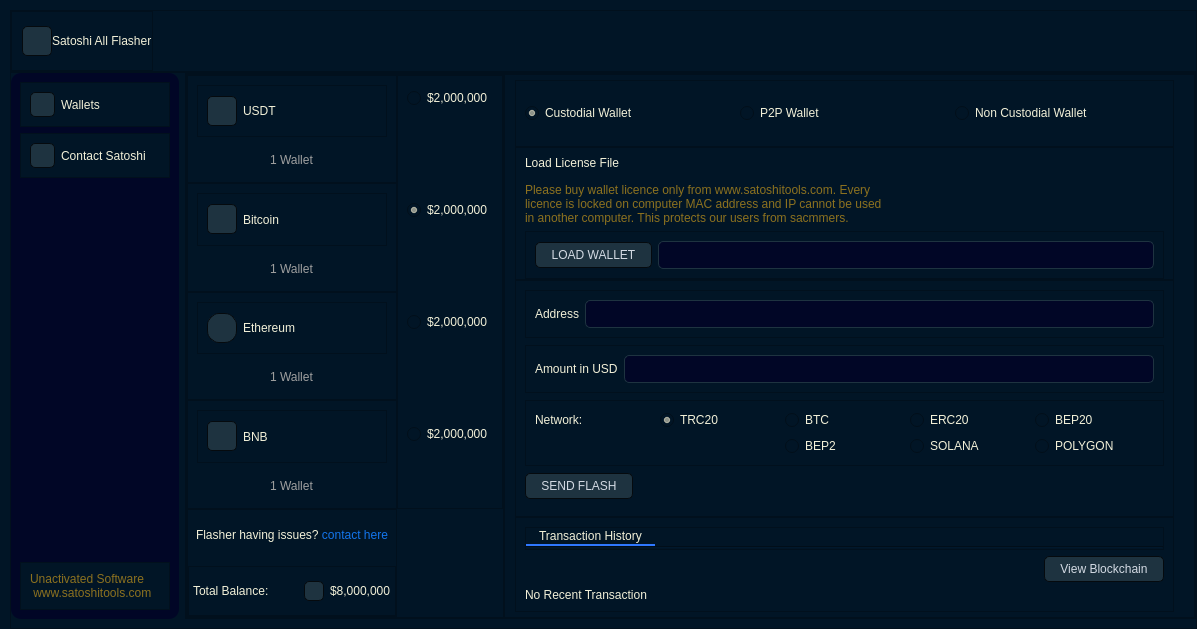
<?xml version="1.0" encoding="UTF-8"?>
<ui version="4.0">
 <class>MainWindow</class>
 <widget class="QMainWindow" name="MainWindow">
  <property name="geometry">
   <rect>
    <x>0</x>
    <y>0</y>
    <width>1197</width>
    <height>629</height>
   </rect>
  </property>
  <property name="windowTitle">
   <string>Satoshi All Flasher</string>
  </property>
  <property name="windowIcon">
   <iconset resource="resources.qrc">
    <normaloff>:/img/img/icons8-bitcoin-500.png</normaloff>:/img/img/icons8-bitcoin-500.png</iconset>
  </property>
  <widget class="QWidget" name="stylesheet">
   <property name="styleSheet">
    <string notr="true">* {
background: #011526; color: #F2F0D8; 
font: 9pt &quot;Arial Rounded MT Bold&quot;;
}


#sideBarFrame {
background: #010626;
border-radius: 10px;
}

QPushButton{
	border-style: solid;
	border-color: #050a0e;
	border-width: 1px;
	border-radius: 5px;
	color: #d3dae3;
	padding: 5px 15px;
	background-color: #100E19;
background: #1E3340
}
QPushButton::hover{
	border-style: solid;
	border-color: #050a0e;
	border-width: 1px;
	border-radius: 5px;
	color: #FFFFFF;
	padding: 2px;
	background-color: #151a1e;
}

QLineEdit {
	padding: 5px 10px;
	border-radius: 5px;
	border: 1px solid #1E3340;
	background-color: #010626
}</string>
   </property>
   <layout class="QVBoxLayout" name="verticalLayout" stretch="1,9">
    <property name="spacing">
     <number>0</number>
    </property>
    <property name="leftMargin">
     <number>10</number>
    </property>
    <property name="topMargin">
     <number>10</number>
    </property>
    <property name="rightMargin">
     <number>0</number>
    </property>
    <property name="bottomMargin">
     <number>0</number>
    </property>
    <item>
     <widget class="QFrame" name="topFrame">
      <property name="styleSheet">
       <string notr="true"/>
      </property>
      <property name="frameShape">
       <enum>QFrame::StyledPanel</enum>
      </property>
      <property name="frameShadow">
       <enum>QFrame::Raised</enum>
      </property>
      <layout class="QHBoxLayout" name="horizontalLayout_15">
       <property name="leftMargin">
        <number>0</number>
       </property>
       <property name="topMargin">
        <number>0</number>
       </property>
       <property name="rightMargin">
        <number>0</number>
       </property>
       <property name="bottomMargin">
        <number>0</number>
       </property>
       <item alignment="Qt::AlignLeft">
        <widget class="QFrame" name="frame_9">
         <property name="styleSheet">
          <string notr="true"/>
         </property>
         <property name="frameShape">
          <enum>QFrame::StyledPanel</enum>
         </property>
         <property name="frameShadow">
          <enum>QFrame::Raised</enum>
         </property>
         <layout class="QHBoxLayout" name="horizontalLayout_16">
          <property name="spacing">
           <number>0</number>
          </property>
          <property name="leftMargin">
           <number>10</number>
          </property>
          <property name="topMargin">
           <number>0</number>
          </property>
          <property name="rightMargin">
           <number>0</number>
          </property>
          <property name="bottomMargin">
           <number>0</number>
          </property>
          <item>
           <widget class="QPushButton" name="pushButton_7">
            <property name="minimumSize">
             <size>
              <width>0</width>
              <height>30</height>
             </size>
            </property>
            <property name="maximumSize">
             <size>
              <width>30</width>
              <height>30</height>
             </size>
            </property>
            <property name="styleSheet">
             <string notr="true">border-image: url(':/img/img/logo.jpeg')</string>
            </property>
            <property name="text">
             <string/>
            </property>
           </widget>
          </item>
          <item alignment="Qt::AlignLeft">
           <widget class="QLabel" name="label_4">
            <property name="styleSheet">
             <string notr="true"/>
            </property>
            <property name="text">
             <string>Satoshi All Flasher</string>
            </property>
           </widget>
          </item>
         </layout>
        </widget>
       </item>
      </layout>
     </widget>
    </item>
    <item>
     <widget class="QFrame" name="frame">
      <property name="styleSheet">
       <string notr="true"/>
      </property>
      <property name="frameShape">
       <enum>QFrame::StyledPanel</enum>
      </property>
      <property name="frameShadow">
       <enum>QFrame::Raised</enum>
      </property>
      <layout class="QHBoxLayout" name="horizontalLayout" stretch="1,6">
       <property name="leftMargin">
        <number>0</number>
       </property>
       <property name="topMargin">
        <number>0</number>
       </property>
       <property name="rightMargin">
        <number>0</number>
       </property>
       <item>
        <widget class="QFrame" name="sideBarFrame">
         <property name="styleSheet">
          <string notr="true"/>
         </property>
         <property name="frameShape">
          <enum>QFrame::StyledPanel</enum>
         </property>
         <property name="frameShadow">
          <enum>QFrame::Raised</enum>
         </property>
         <layout class="QVBoxLayout" name="verticalLayout_2">
          <item>
           <widget class="QFrame" name="frame_4">
            <property name="frameShape">
             <enum>QFrame::StyledPanel</enum>
            </property>
            <property name="frameShadow">
             <enum>QFrame::Raised</enum>
            </property>
            <layout class="QHBoxLayout" name="horizontalLayout_2">
             <item>
              <widget class="QPushButton" name="pushButton">
               <property name="minimumSize">
                <size>
                 <width>0</width>
                 <height>25</height>
                </size>
               </property>
               <property name="maximumSize">
                <size>
                 <width>25</width>
                 <height>25</height>
                </size>
               </property>
               <property name="styleSheet">
                <string notr="true">border-image: url(':/img/img/icons8-wallet-96.png')</string>
               </property>
               <property name="text">
                <string/>
               </property>
              </widget>
             </item>
             <item>
              <widget class="QLabel" name="label">
               <property name="text">
                <string>Wallets</string>
               </property>
              </widget>
             </item>
            </layout>
           </widget>
          </item>
          <item>
           <widget class="QFrame" name="frame_5">
            <property name="frameShape">
             <enum>QFrame::StyledPanel</enum>
            </property>
            <property name="frameShadow">
             <enum>QFrame::Raised</enum>
            </property>
            <layout class="QHBoxLayout" name="horizontalLayout_3">
             <item>
              <widget class="QPushButton" name="pushButton_2">
               <property name="minimumSize">
                <size>
                 <width>0</width>
                 <height>25</height>
                </size>
               </property>
               <property name="maximumSize">
                <size>
                 <width>25</width>
                 <height>25</height>
                </size>
               </property>
               <property name="styleSheet">
                <string notr="true">border-image: url(':/img/img/icons8-doc-96.png')</string>
               </property>
               <property name="text">
                <string/>
               </property>
              </widget>
             </item>
             <item>
              <widget class="QLabel" name="label_2">
               <property name="text">
                <string>Contact Satoshi</string>
               </property>
              </widget>
             </item>
            </layout>
           </widget>
          </item>
          <item>
           <spacer name="verticalSpacer">
            <property name="orientation">
             <enum>Qt::Vertical</enum>
            </property>
            <property name="sizeHint" stdset="0">
             <size>
              <width>20</width>
              <height>40</height>
             </size>
            </property>
           </spacer>
          </item>
          <item>
           <widget class="QFrame" name="frame_6">
            <property name="frameShape">
             <enum>QFrame::StyledPanel</enum>
            </property>
            <property name="frameShadow">
             <enum>QFrame::Raised</enum>
            </property>
            <layout class="QHBoxLayout" name="horizontalLayout_4">
             <item>
              <widget class="QLabel" name="label_3">
               <property name="styleSheet">
                <string notr="true">color: #8C711F</string>
               </property>
               <property name="text">
                <string>Unactivated Software 
 www.satoshitools.com</string>
               </property>
              </widget>
             </item>
            </layout>
           </widget>
          </item>
         </layout>
        </widget>
       </item>
       <item>
        <widget class="QFrame" name="frame_3">
         <property name="frameShape">
          <enum>QFrame::StyledPanel</enum>
         </property>
         <property name="frameShadow">
          <enum>QFrame::Raised</enum>
         </property>
         <layout class="QHBoxLayout" name="horizontalLayout_5" stretch="1,4">
          <property name="spacing">
           <number>0</number>
          </property>
          <property name="leftMargin">
           <number>0</number>
          </property>
          <property name="topMargin">
           <number>0</number>
          </property>
          <property name="rightMargin">
           <number>0</number>
          </property>
          <property name="bottomMargin">
           <number>0</number>
          </property>
          <item>
           <widget class="QFrame" name="middleFrame">
            <property name="styleSheet">
             <string notr="true"/>
            </property>
            <property name="frameShape">
             <enum>QFrame::StyledPanel</enum>
            </property>
            <property name="frameShadow">
             <enum>QFrame::Raised</enum>
            </property>
            <layout class="QGridLayout" name="gridLayout_6" columnstretch="1,1" columnminimumwidth="1,1">
             <property name="leftMargin">
              <number>0</number>
             </property>
             <property name="topMargin">
              <number>0</number>
             </property>
             <property name="rightMargin">
              <number>0</number>
             </property>
             <property name="bottomMargin">
              <number>0</number>
             </property>
             <property name="spacing">
              <number>0</number>
             </property>
             <item row="1" column="0">
              <widget class="QFrame" name="middleFrame1">
               <property name="frameShape">
                <enum>QFrame::StyledPanel</enum>
               </property>
               <property name="frameShadow">
                <enum>QFrame::Raised</enum>
               </property>
               <layout class="QGridLayout" name="gridLayout">
                <property name="spacing">
                 <number>10</number>
                </property>
                <item row="0" column="0" rowspan="2" colspan="2">
                 <widget class="QFrame" name="frame_10">
                  <property name="frameShape">
                   <enum>QFrame::StyledPanel</enum>
                  </property>
                  <property name="frameShadow">
                   <enum>QFrame::Raised</enum>
                  </property>
                  <layout class="QHBoxLayout" name="horizontalLayout_6">
                   <item>
                    <widget class="QPushButton" name="pushButton_3">
                     <property name="minimumSize">
                      <size>
                       <width>0</width>
                       <height>30</height>
                      </size>
                     </property>
                     <property name="maximumSize">
                      <size>
                       <width>30</width>
                       <height>30</height>
                      </size>
                     </property>
                     <property name="styleSheet">
                      <string notr="true">border-image: url(':/img/img/USDT.ico')</string>
                     </property>
                     <property name="text">
                      <string/>
                     </property>
                    </widget>
                   </item>
                   <item>
                    <widget class="QLabel" name="label_5">
                     <property name="text">
                      <string>USDT</string>
                     </property>
                    </widget>
                   </item>
                  </layout>
                 </widget>
                </item>
                <item row="2" column="0" colspan="2" alignment="Qt::AlignHCenter">
                 <widget class="QLabel" name="label_6">
                  <property name="styleSheet">
                   <string notr="true">color: rgb(159, 159, 159);</string>
                  </property>
                  <property name="text">
                   <string>1 Wallet</string>
                  </property>
                 </widget>
                </item>
               </layout>
              </widget>
             </item>
             <item row="2" column="0">
              <widget class="QFrame" name="middleFrame2">
               <property name="frameShape">
                <enum>QFrame::StyledPanel</enum>
               </property>
               <property name="frameShadow">
                <enum>QFrame::Raised</enum>
               </property>
               <layout class="QGridLayout" name="gridLayout_2">
                <property name="spacing">
                 <number>10</number>
                </property>
                <item row="0" column="0" rowspan="2" colspan="2">
                 <widget class="QFrame" name="frame_12">
                  <property name="frameShape">
                   <enum>QFrame::StyledPanel</enum>
                  </property>
                  <property name="frameShadow">
                   <enum>QFrame::Raised</enum>
                  </property>
                  <layout class="QHBoxLayout" name="horizontalLayout_7">
                   <item>
                    <widget class="QPushButton" name="pushButton_4">
                     <property name="minimumSize">
                      <size>
                       <width>0</width>
                       <height>30</height>
                      </size>
                     </property>
                     <property name="maximumSize">
                      <size>
                       <width>30</width>
                       <height>30</height>
                      </size>
                     </property>
                     <property name="styleSheet">
                      <string notr="true">border-image: url(':/img/img/icons8-bitcoin.svg')</string>
                     </property>
                     <property name="text">
                      <string/>
                     </property>
                    </widget>
                   </item>
                   <item>
                    <widget class="QLabel" name="label_8">
                     <property name="text">
                      <string>Bitcoin</string>
                     </property>
                    </widget>
                   </item>
                  </layout>
                 </widget>
                </item>
                <item row="2" column="0" colspan="2" alignment="Qt::AlignHCenter">
                 <widget class="QLabel" name="label_7">
                  <property name="styleSheet">
                   <string notr="true">color: rgb(159, 159, 159);</string>
                  </property>
                  <property name="text">
                   <string>1 Wallet</string>
                  </property>
                 </widget>
                </item>
               </layout>
              </widget>
             </item>
             <item row="5" column="0">
              <widget class="QFrame" name="frame_25">
               <property name="frameShape">
                <enum>QFrame::StyledPanel</enum>
               </property>
               <property name="frameShadow">
                <enum>QFrame::Raised</enum>
               </property>
               <layout class="QVBoxLayout" name="verticalLayout_9">
                <property name="leftMargin">
                 <number>0</number>
                </property>
                <property name="topMargin">
                 <number>0</number>
                </property>
                <property name="rightMargin">
                 <number>0</number>
                </property>
                <property name="bottomMargin">
                 <number>0</number>
                </property>
                <item>
                 <widget class="QLabel" name="contactBtnLabel">
                  <property name="styleSheet">
                   <string notr="true">margin-left: 5px;
margin-right: 5px;</string>
                  </property>
                  <property name="text">
                   <string>&lt;html&gt;&lt;head/&gt;&lt;body&gt;&lt;p&gt;Flasher having issues? &lt;span style=&quot; color:#1375ec;&quot;&gt;contact here&lt;/span&gt;&lt;/p&gt;&lt;/body&gt;&lt;/html&gt;</string>
                  </property>
                  <property name="textFormat">
                   <enum>Qt::RichText</enum>
                  </property>
                 </widget>
                </item>
                <item>
                 <widget class="QFrame" name="frame_26">
                  <property name="styleSheet">
                   <string notr="true"/>
                  </property>
                  <property name="frameShape">
                   <enum>QFrame::StyledPanel</enum>
                  </property>
                  <property name="frameShadow">
                   <enum>QFrame::Raised</enum>
                  </property>
                  <layout class="QHBoxLayout" name="horizontalLayout_14">
                   <property name="leftMargin">
                    <number>4</number>
                   </property>
                   <property name="topMargin">
                    <number>0</number>
                   </property>
                   <property name="rightMargin">
                    <number>4</number>
                   </property>
                   <property name="bottomMargin">
                    <number>0</number>
                   </property>
                   <item>
                    <widget class="QLabel" name="label_21">
                     <property name="text">
                      <string>Total Balance:</string>
                     </property>
                    </widget>
                   </item>
                   <item>
                    <spacer name="horizontalSpacer">
                     <property name="orientation">
                      <enum>Qt::Horizontal</enum>
                     </property>
                     <property name="sizeHint" stdset="0">
                      <size>
                       <width>40</width>
                       <height>20</height>
                      </size>
                     </property>
                    </spacer>
                   </item>
                   <item>
                    <widget class="QPushButton" name="reloadBtn">
                     <property name="minimumSize">
                      <size>
                       <width>0</width>
                       <height>20</height>
                      </size>
                     </property>
                     <property name="maximumSize">
                      <size>
                       <width>20</width>
                       <height>20</height>
                      </size>
                     </property>
                     <property name="styleSheet">
                      <string notr="true">QPushButton {
border-image: url(':/img/img/icons8-reboot-50.png');
padding: 5px 10px;
}
</string>
                     </property>
                     <property name="text">
                      <string/>
                     </property>
                    </widget>
                   </item>
                   <item>
                    <widget class="QLabel" name="label_22">
                     <property name="text">
                      <string>$8,000,000</string>
                     </property>
                    </widget>
                   </item>
                  </layout>
                 </widget>
                </item>
               </layout>
              </widget>
             </item>
             <item row="3" column="0">
              <widget class="QFrame" name="middleFrame3">
               <property name="frameShape">
                <enum>QFrame::StyledPanel</enum>
               </property>
               <property name="frameShadow">
                <enum>QFrame::Raised</enum>
               </property>
               <layout class="QGridLayout" name="gridLayout_4">
                <property name="spacing">
                 <number>10</number>
                </property>
                <item row="0" column="0" rowspan="2" colspan="2">
                 <widget class="QFrame" name="frame_16">
                  <property name="frameShape">
                   <enum>QFrame::StyledPanel</enum>
                  </property>
                  <property name="frameShadow">
                   <enum>QFrame::Raised</enum>
                  </property>
                  <layout class="QHBoxLayout" name="horizontalLayout_9">
                   <item>
                    <widget class="QPushButton" name="pushButton_6">
                     <property name="minimumSize">
                      <size>
                       <width>0</width>
                       <height>30</height>
                      </size>
                     </property>
                     <property name="maximumSize">
                      <size>
                       <width>30</width>
                       <height>30</height>
                      </size>
                     </property>
                     <property name="styleSheet">
                      <string notr="true">border-image: url(':/img/img/icons8-ethereum.svg');
border-radius: 12px;</string>
                     </property>
                     <property name="text">
                      <string/>
                     </property>
                    </widget>
                   </item>
                   <item>
                    <widget class="QLabel" name="label_12">
                     <property name="text">
                      <string>Ethereum</string>
                     </property>
                    </widget>
                   </item>
                  </layout>
                 </widget>
                </item>
                <item row="2" column="0" colspan="2" alignment="Qt::AlignHCenter">
                 <widget class="QLabel" name="label_11">
                  <property name="styleSheet">
                   <string notr="true">color: rgb(159, 159, 159);</string>
                  </property>
                  <property name="text">
                   <string>1 Wallet</string>
                  </property>
                 </widget>
                </item>
               </layout>
              </widget>
             </item>
             <item row="4" column="0">
              <widget class="QFrame" name="middleFrame4">
               <property name="frameShape">
                <enum>QFrame::StyledPanel</enum>
               </property>
               <property name="frameShadow">
                <enum>QFrame::Raised</enum>
               </property>
               <layout class="QGridLayout" name="gridLayout_3">
                <property name="spacing">
                 <number>10</number>
                </property>
                <item row="2" column="0" colspan="2" alignment="Qt::AlignHCenter">
                 <widget class="QLabel" name="label_9">
                  <property name="styleSheet">
                   <string notr="true">color: rgb(159, 159, 159);</string>
                  </property>
                  <property name="text">
                   <string>1 Wallet</string>
                  </property>
                 </widget>
                </item>
                <item row="0" column="0" rowspan="2" colspan="2">
                 <widget class="QFrame" name="frame_14">
                  <property name="frameShape">
                   <enum>QFrame::StyledPanel</enum>
                  </property>
                  <property name="frameShadow">
                   <enum>QFrame::Raised</enum>
                  </property>
                  <layout class="QHBoxLayout" name="horizontalLayout_8">
                   <item>
                    <widget class="QPushButton" name="pushButton_5">
                     <property name="minimumSize">
                      <size>
                       <width>0</width>
                       <height>30</height>
                      </size>
                     </property>
                     <property name="maximumSize">
                      <size>
                       <width>30</width>
                       <height>30</height>
                      </size>
                     </property>
                     <property name="styleSheet">
                      <string notr="true">border-image: url(':/img/img/icons8-binance-64.png')</string>
                     </property>
                     <property name="text">
                      <string/>
                     </property>
                    </widget>
                   </item>
                   <item>
                    <widget class="QLabel" name="label_10">
                     <property name="text">
                      <string>BNB</string>
                     </property>
                    </widget>
                   </item>
                  </layout>
                 </widget>
                </item>
               </layout>
              </widget>
             </item>
             <item row="1" column="1" rowspan="4">
              <widget class="QFrame" name="frame_7">
               <property name="frameShape">
                <enum>QFrame::StyledPanel</enum>
               </property>
               <property name="frameShadow">
                <enum>QFrame::Raised</enum>
               </property>
               <layout class="QVBoxLayout" name="verticalLayout_3">
                <property name="spacing">
                 <number>80</number>
                </property>
                <property name="topMargin">
                 <number>0</number>
                </property>
                <property name="bottomMargin">
                 <number>50</number>
                </property>
                <item>
                 <widget class="QRadioButton" name="radioButton_18">
                  <property name="text">
                   <string>$2,000,000</string>
                  </property>
                 </widget>
                </item>
                <item>
                 <widget class="QRadioButton" name="radioButton_17">
                  <property name="text">
                   <string>$2,000,000</string>
                  </property>
                  <property name="checked">
                   <bool>true</bool>
                  </property>
                 </widget>
                </item>
                <item>
                 <widget class="QRadioButton" name="radioButton_16">
                  <property name="text">
                   <string>$2,000,000</string>
                  </property>
                 </widget>
                </item>
                <item>
                 <widget class="QRadioButton" name="radioButton_15">
                  <property name="text">
                   <string>$2,000,000</string>
                  </property>
                 </widget>
                </item>
               </layout>
              </widget>
             </item>
            </layout>
           </widget>
          </item>
          <item>
           <widget class="QFrame" name="rightMostFrame">
            <property name="styleSheet">
             <string notr="true"/>
            </property>
            <property name="frameShape">
             <enum>QFrame::StyledPanel</enum>
            </property>
            <property name="frameShadow">
             <enum>QFrame::Raised</enum>
            </property>
            <layout class="QVBoxLayout" name="verticalLayout_4" stretch="1,2,3,1">
             <property name="spacing">
              <number>0</number>
             </property>
             <property name="leftMargin">
              <number>10</number>
             </property>
             <property name="topMargin">
              <number>5</number>
             </property>
             <property name="rightMargin">
              <number>20</number>
             </property>
             <property name="bottomMargin">
              <number>5</number>
             </property>
             <item>
              <widget class="QFrame" name="frame_17">
               <property name="frameShape">
                <enum>QFrame::StyledPanel</enum>
               </property>
               <property name="frameShadow">
                <enum>QFrame::Raised</enum>
               </property>
               <layout class="QHBoxLayout" name="horizontalLayout_10">
                <item>
                 <widget class="QRadioButton" name="radioButton_5">
                  <property name="text">
                   <string>Custodial Wallet</string>
                  </property>
                  <property name="checked">
                   <bool>true</bool>
                  </property>
                 </widget>
                </item>
                <item>
                 <widget class="QRadioButton" name="radioButton_6">
                  <property name="text">
                   <string>P2P Wallet</string>
                  </property>
                 </widget>
                </item>
                <item>
                 <widget class="QRadioButton" name="radioButton_7">
                  <property name="text">
                   <string>Non Custodial Wallet</string>
                  </property>
                 </widget>
                </item>
               </layout>
              </widget>
             </item>
             <item>
              <widget class="QFrame" name="frameWithBorder1">
               <property name="frameShape">
                <enum>QFrame::StyledPanel</enum>
               </property>
               <property name="frameShadow">
                <enum>QFrame::Raised</enum>
               </property>
               <layout class="QVBoxLayout" name="verticalLayout_6">
                <property name="topMargin">
                 <number>1</number>
                </property>
                <property name="bottomMargin">
                 <number>0</number>
                </property>
                <item>
                 <widget class="QLabel" name="label_13">
                  <property name="text">
                   <string>Load License File</string>
                  </property>
                 </widget>
                </item>
                <item>
                 <widget class="QLabel" name="label_14">
                  <property name="styleSheet">
                   <string notr="true">color: #8C711F</string>
                  </property>
                  <property name="text">
                   <string>Please buy wallet licence only from www.satoshitools.com. Every
licence is locked on computer MAC address and IP cannot be used
in another computer. This protects our users from sacmmers.</string>
                  </property>
                 </widget>
                </item>
                <item>
                 <widget class="QFrame" name="frame_21">
                  <property name="frameShape">
                   <enum>QFrame::StyledPanel</enum>
                  </property>
                  <property name="frameShadow">
                   <enum>QFrame::Raised</enum>
                  </property>
                  <layout class="QHBoxLayout" name="horizontalLayout_11">
                   <item>
                    <widget class="QPushButton" name="loadWalletBtn">
                     <property name="text">
                      <string>LOAD WALLET</string>
                     </property>
                    </widget>
                   </item>
                   <item>
                    <widget class="QLineEdit" name="lineEdit"/>
                   </item>
                  </layout>
                 </widget>
                </item>
               </layout>
              </widget>
             </item>
             <item>
              <widget class="QFrame" name="frameWithBorder2">
               <property name="frameShape">
                <enum>QFrame::StyledPanel</enum>
               </property>
               <property name="frameShadow">
                <enum>QFrame::Raised</enum>
               </property>
               <layout class="QVBoxLayout" name="verticalLayout_7">
                <property name="spacing">
                 <number>7</number>
                </property>
                <property name="bottomMargin">
                 <number>17</number>
                </property>
                <item>
                 <widget class="QFrame" name="frame_22">
                  <property name="frameShape">
                   <enum>QFrame::StyledPanel</enum>
                  </property>
                  <property name="frameShadow">
                   <enum>QFrame::Raised</enum>
                  </property>
                  <layout class="QHBoxLayout" name="horizontalLayout_13">
                   <item>
                    <widget class="QLabel" name="label_15">
                     <property name="text">
                      <string>Address</string>
                     </property>
                    </widget>
                   </item>
                   <item>
                    <widget class="QLineEdit" name="lineEdit_2"/>
                   </item>
                  </layout>
                 </widget>
                </item>
                <item>
                 <widget class="QFrame" name="frame_23">
                  <property name="frameShape">
                   <enum>QFrame::StyledPanel</enum>
                  </property>
                  <property name="frameShadow">
                   <enum>QFrame::Raised</enum>
                  </property>
                  <layout class="QHBoxLayout" name="horizontalLayout_12">
                   <item>
                    <widget class="QLabel" name="label_16">
                     <property name="text">
                      <string>Amount in USD</string>
                     </property>
                    </widget>
                   </item>
                   <item>
                    <widget class="QLineEdit" name="lineEdit_3"/>
                   </item>
                  </layout>
                 </widget>
                </item>
                <item>
                 <widget class="QFrame" name="frame_24">
                  <property name="frameShape">
                   <enum>QFrame::StyledPanel</enum>
                  </property>
                  <property name="frameShadow">
                   <enum>QFrame::Raised</enum>
                  </property>
                  <layout class="QGridLayout" name="gridLayout_5">
                   <item row="0" column="1">
                    <widget class="QLabel" name="label_19">
                     <property name="text">
                      <string>Network:</string>
                     </property>
                    </widget>
                   </item>
                   <item row="0" column="2">
                    <widget class="QRadioButton" name="radioButton_8">
                     <property name="text">
                      <string>TRC20</string>
                     </property>
                     <property name="checked">
                      <bool>true</bool>
                     </property>
                    </widget>
                   </item>
                   <item row="0" column="3">
                    <widget class="QRadioButton" name="radioButton_9">
                     <property name="text">
                      <string>BTC</string>
                     </property>
                    </widget>
                   </item>
                   <item row="0" column="4">
                    <widget class="QRadioButton" name="radioButton_10">
                     <property name="text">
                      <string>ERC20</string>
                     </property>
                    </widget>
                   </item>
                   <item row="1" column="3">
                    <widget class="QRadioButton" name="radioButton_12">
                     <property name="text">
                      <string>BEP2</string>
                     </property>
                    </widget>
                   </item>
                   <item row="0" column="5">
                    <widget class="QRadioButton" name="radioButton_11">
                     <property name="text">
                      <string>BEP20</string>
                     </property>
                    </widget>
                   </item>
                   <item row="1" column="4">
                    <widget class="QRadioButton" name="radioButton_13">
                     <property name="text">
                      <string>SOLANA</string>
                     </property>
                    </widget>
                   </item>
                   <item row="1" column="5">
                    <widget class="QRadioButton" name="radioButton_14">
                     <property name="text">
                      <string>POLYGON</string>
                     </property>
                    </widget>
                   </item>
                  </layout>
                 </widget>
                </item>
                <item alignment="Qt::AlignLeft">
                 <widget class="QPushButton" name="flashBtn">
                  <property name="text">
                   <string>SEND FLASH</string>
                  </property>
                 </widget>
                </item>
               </layout>
              </widget>
             </item>
             <item>
              <widget class="QFrame" name="frame_20">
               <property name="frameShape">
                <enum>QFrame::StyledPanel</enum>
               </property>
               <property name="frameShadow">
                <enum>QFrame::Raised</enum>
               </property>
               <layout class="QVBoxLayout" name="verticalLayout_8">
                <item>
                 <widget class="QFrame" name="frame_8">
                  <property name="frameShape">
                   <enum>QFrame::StyledPanel</enum>
                  </property>
                  <property name="frameShadow">
                   <enum>QFrame::Raised</enum>
                  </property>
                  <layout class="QVBoxLayout" name="verticalLayout_10">
                   <property name="spacing">
                    <number>0</number>
                   </property>
                   <property name="leftMargin">
                    <number>0</number>
                   </property>
                   <property name="topMargin">
                    <number>0</number>
                   </property>
                   <property name="rightMargin">
                    <number>0</number>
                   </property>
                   <property name="bottomMargin">
                    <number>0</number>
                   </property>
                   <item alignment="Qt::AlignLeft">
                    <widget class="QLabel" name="label_17">
                     <property name="styleSheet">
                      <string notr="true">border-bottom: 2px solid rgb(47, 120, 255);
padding: 1px 10px;</string>
                     </property>
                     <property name="text">
                      <string>Transaction History</string>
                     </property>
                    </widget>
                   </item>
                   <item>
                    <widget class="Line" name="line">
                     <property name="orientation">
                      <enum>Qt::Horizontal</enum>
                     </property>
                    </widget>
                   </item>
                  </layout>
                 </widget>
                </item>
                <item alignment="Qt::AlignRight">
                 <widget class="QPushButton" name="viewBlockchainBtn">
                  <property name="text">
                   <string>View Blockchain</string>
                  </property>
                 </widget>
                </item>
                <item>
                 <widget class="QLabel" name="label_18">
                  <property name="text">
                   <string>No Recent Transaction</string>
                  </property>
                 </widget>
                </item>
               </layout>
              </widget>
             </item>
            </layout>
           </widget>
          </item>
         </layout>
        </widget>
       </item>
      </layout>
     </widget>
    </item>
   </layout>
  </widget>
 </widget>
 <resources>
  <include location="resources.qrc"/>
 </resources>
 <connections/>
</ui>
